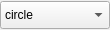
<?xml version="1.0" encoding="UTF-8"?>
<ui version="4.0">
 <class>Form</class>
 <widget class="QWidget" name="Form">
  <property name="geometry">
   <rect>
    <x>0</x>
    <y>0</y>
    <width>110</width>
    <height>30</height>
   </rect>
  </property>
  <property name="windowTitle">
   <string>Form</string>
  </property>
  <layout class="QHBoxLayout" name="horizontalLayout">
   <property name="leftMargin">
    <number>0</number>
   </property>
   <property name="topMargin">
    <number>0</number>
   </property>
   <property name="rightMargin">
    <number>0</number>
   </property>
   <property name="bottomMargin">
    <number>0</number>
   </property>
   <item>
    <widget class="QComboBox" name="comboBox">
     <property name="minimumSize">
      <size>
       <width>110</width>
       <height>28</height>
      </size>
     </property>
     <property name="maximumSize">
      <size>
       <width>110</width>
       <height>28</height>
      </size>
     </property>
     <property name="baseSize">
      <size>
       <width>110</width>
       <height>28</height>
      </size>
     </property>
     <property name="toolTip">
      <string>Style</string>
     </property>
     <item>
      <property name="text">
       <string>circle</string>
      </property>
      <property name="icon">
       <iconset resource="../../../images/ressources.qrc">
        <normaloff>:/markers/marker_circle.png</normaloff>:/markers/marker_circle.png</iconset>
      </property>
     </item>
     <item>
      <property name="text">
       <string>square</string>
      </property>
      <property name="icon">
       <iconset resource="../../../images/ressources.qrc">
        <normaloff>:/markers/marker_square.png</normaloff>:/markers/marker_square.png</iconset>
      </property>
     </item>
     <item>
      <property name="text">
       <string>diamond</string>
      </property>
      <property name="icon">
       <iconset resource="../../../images/ressources.qrc">
        <normaloff>:/markers/marker_diamond.png</normaloff>:/markers/marker_diamond.png</iconset>
      </property>
     </item>
     <item>
      <property name="text">
       <string>triangle</string>
      </property>
      <property name="icon">
       <iconset resource="../../../images/ressources.qrc">
        <normaloff>:/markers/marker_triangle.png</normaloff>:/markers/marker_triangle.png</iconset>
      </property>
     </item>
     <item>
      <property name="text">
       <string>star</string>
      </property>
      <property name="icon">
       <iconset resource="../../../images/ressources.qrc">
        <normaloff>:/markers/marker_star.png</normaloff>:/markers/marker_star.png</iconset>
      </property>
     </item>
     <item>
      <property name="text">
       <string>cross</string>
      </property>
      <property name="icon">
       <iconset resource="../../../images/ressources.qrc">
        <normaloff>:/markers/marker_cross.png</normaloff>:/markers/marker_cross.png</iconset>
      </property>
     </item>
     <item>
      <property name="text">
       <string>pentagon</string>
      </property>
      <property name="icon">
       <iconset resource="../../../images/ressources.qrc">
        <normaloff>:/markers/marker_pentagone.png</normaloff>:/markers/marker_pentagone.png</iconset>
      </property>
     </item>
    </widget>
   </item>
  </layout>
 </widget>
 <resources>
  <include location="../../../images/ressources.qrc"/>
 </resources>
 <connections/>
</ui>
